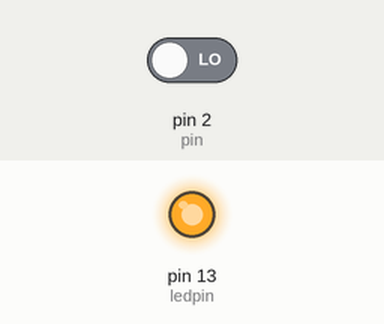
This sketch was run on a simulated Arduino Uno, built with avr-gcc and run on an emulated ATmega328P. Shown: output pins drawn as LEDs (lit = HIGH). The inputs (shaded band) are chosen by the test bench; at power-on: pin 2 (pin) LOW. What the sketch prints to the serial monitor is not drawn.

Above: at 1.2 s.
1.3 s: pin 2 (pin) driven HIGH
At 1.9 s:
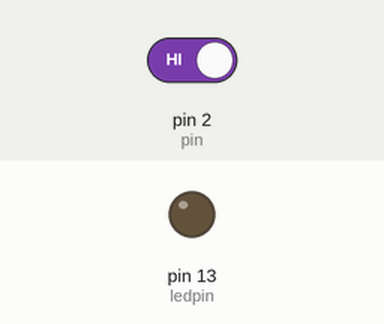
2.8 s: pin 2 (pin) driven LOW
At 3.1 s:
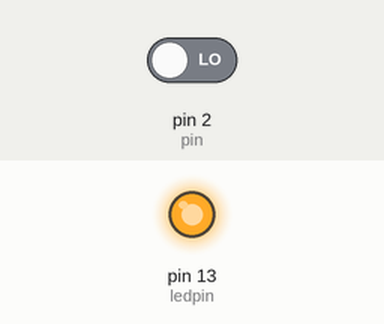
Timing chart, 0 to 5.8 s (numbered marks = the images above; inputs shaded):
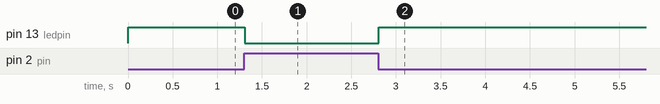

Measured:
- after the input at 1.3 s, pin 13 (ledpin): HIGH → LOW at once
- after the input at 2.8 s, pin 13 (ledpin): LOW → HIGH at once

The sketch:

TCRT5000.ino
```cpp
int ledpin = 13;  //定义数字接口D13接LED
int pin = 2;      //定义数字检测接口D2
int val;          //定义变量
void setup() {
  pinMode(pin, INPUT);      // 红外寻迹连接引脚D2，并设置为输入模式
  pinMode(ledpin, OUTPUT);  //设定数字接口13为输出接口
  Serial.begin(9600);       //设置串门波特率为9600kbps
}
void loop() {
  val = digitalRead(pin);  //读取数字接口的值
  Serial.println(val);     //输出输出接门的值
  if (val == 1)            //如果pin2检测的值为高电平，点亮LED
  {
    digitalWrite(ledpin, LOW);
    digitalWrite(12, LOW);
  } else {  //如果为低电平熄灭LED
    digitalWrite(ledpin, HIGH);
    digitalWrite(12, LOW);
  }
}
```
